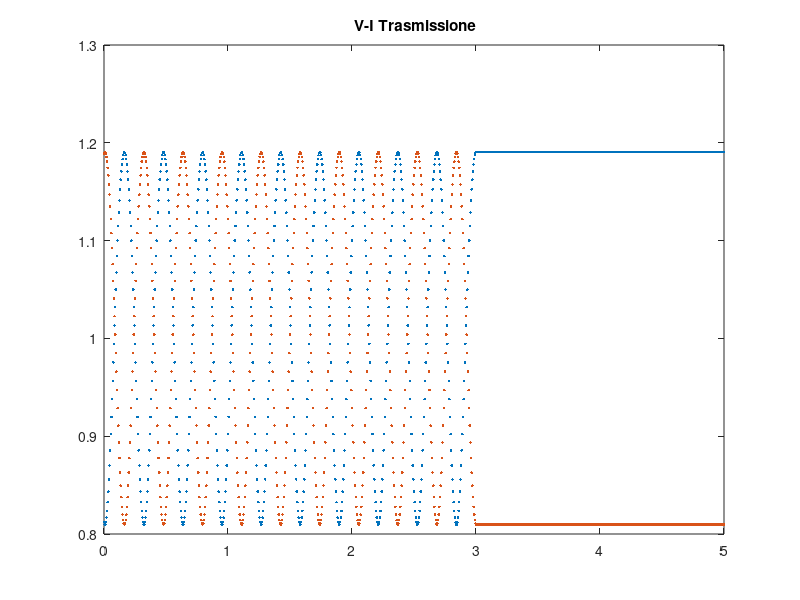

This figure's MATLAB source: (Note: this script raises an error after producing the figure.)
clear all
close all

z=linspace(0,5,1001);
L=3;
rr=5;
n=3.4;

lam=3.15;
k0=2*pi/lam;
Ga=(rr-n)/(rr+n);
Tr=sqrt(1-Ga^2);
V=[1 -Ga; -Ga 1]/Tr;

fim=find(z<=L);
fid=find(z>L);

ap=exp(-j*k0*rr*z(fim));
ar=Ga*exp(-j*k0*rr*(2*L-z(fim)));
Vs=(ap+ar);
Is=(ap-ar);


%figure, plot(z(fim),abs(Vs),z(fim),abs(Is))

at=V*[ap(end); ar(end)];

Vt=[Vs sqrt(rr/n)*sum(at)*exp(-j*k0*n*(z(fid)-L))];
It=[Is sqrt(n/rr)*diff(-at)*exp(-j*k0*n*(z(fid)-L))];


It1=[Is   sqrt(n/rr)*Tr*ap(end)*exp(-j*k0*n*(z(fid)-L))];
Vt1=[Vs  sqrt(rr/n)*Tr*ap(end)*exp(-j*k0*n*(z(fid)-L))];

figure, plot(z,abs(Vt),'.',z,abs(It),'.'), 
title(' V-I Trasmissione')
pausak
figure, plot(z,abs(Vt1),'.',z,abs(It1),'.'), 
title(' V-I Scattering')
pausak

figure, plot(z,abs(Vt),'.',z,abs(Vt1),'o'), 
title(' V Trasmissione-Scattering')
pausak
figure, plot(z,abs(It),'.',z,abs(It1),'o'), 
title(' I Trasmissione-Scattering')
pausak

figure, plot(z,Vt.*conj(It),'. '), pausak
figure, plot(z,Vt1.*conj(It1),'.'), pausak